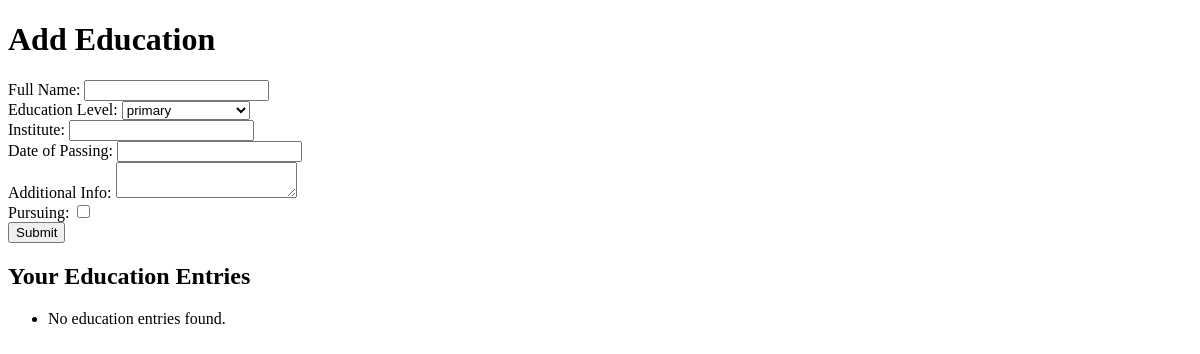
The page /qualities/add_education/ (signed in) on the database as committed earlier.
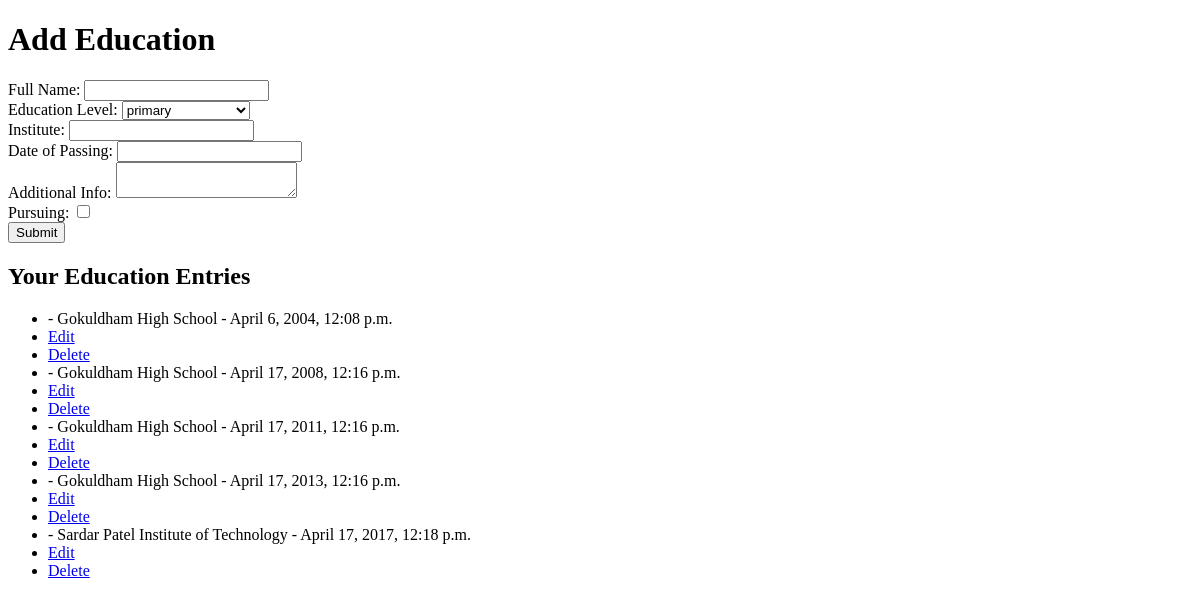
The same page on the database as committed later.
### qualities/models.py (models this page shows, shortened)
class Education(models.Model):
    unique_id = models.UUIDField(default=uuid.uuid4, editable=False, unique=True)
    candidate = models.ForeignKey(User, verbose_name='Candidate', on_delete=models.CASCADE)
    primary = 'primary'
    middle_school = 'middle_school'
    high_school = 'high_school'
    higher_secondary =  'higher_secondary'
    graduation = 'graduation'
    post_graduation = 'post_graduation'
    doctorate = 'doctorate'
    post_doctorate = 'post_doctorate'
    diploma = 'diploma'
    course = 'course'
    other = 'other'
    EDUCATION_LEVEL_CHOICES = [
        (primary, 'primary'),
        (middle_school, 'middle_school'),
        (high_school, 'high_school'),
        (higher_secondary,  'higher_secondary'),
        (graduation, 'graduation'),
        (post_graduation, 'post_graduation'),
        (doctorate, 'doctorate'),
        (post_doctorate, 'post_doctorate'),
        (diploma, 'diploma'),
        (course, 'course'),
        (other, 'other'),
    ]
    education_level = models.CharField(verbose_name='Level', max_length=20, choices=EDUCATION_LEVEL_CHOICES)
    institute = models.CharField(verbose_name='Institute', max_length=150,)
    additional_info = models.TextField(verbose_name='Additional Info', null=True, blank=True)
    date_of_passing = models.DateTimeField(verbose_name='Date of Passing', null=True)
    pursuing = models.BooleanField(verbose_name='Pursuing', default=False)

### qualities/views.py (the view)
# urls.py: path('add_education/', views.add_education, name='add_education'),
@login_required(login_url='accounts:login')
def add_education(request):
    if request.method == 'POST':
        form = EducationForm(request.POST)
        if form.is_valid():
            education = form.save(commit=False)
            education.candidate = request.user
            education.save()
            return redirect('qualities:add_education')  # Redirect back to the same page
    else:
        form = EducationForm()
    user_educations = Education.objects.filter(candidate=request.user)
    education_level_choices = [choice[1] for choice in Education.EDUCATION_LEVEL_CHOICES]
    context = {
        'form': form,
        'education_level_choices': education_level_choices,
        'user_educations': user_educations
    }
    return render(request, 'qualities/add_education.html', context)

### qualities/forms.py
class EducationForm(forms.ModelForm):
    full_name = forms.CharField(label='Full Name', max_length=100)
    education_level = forms.ChoiceField(label='Education Level', choices=Education.EDUCATION_LEVEL_CHOICES)
    date_of_passing = forms.DateField(label='Date of Passing', widget=forms.TextInput(attrs={'class': 'datepicker'}))
    additional_info = forms.CharField(label='Additional Info', widget=forms.Textarea)
    pursuing = forms.BooleanField(label='Pursuing', required=False)  # Add this line
    class Meta:
        model = Education
        fields = ['full_name', 'institute', 'date_of_passing', 'additional_info', 'pursuing']  # Include the pursuing field

### qualities/templates/qualities/add_education.html (shortened to what this page needs)
<!DOCTYPE html>
<html lang="en">
<head>
    <link rel="stylesheet" href="https://code.jquery.com/ui/1.12.1/themes/base/jquery-ui.css">
</head>
<body>
    <h1>Add Education</h1>
    <form method="post">
        <label for="id_full_name">Full Name:</label>
        <input type="text" id="id_full_name" name="full_name" maxlength="100" required><br>
        <label for="id_education_level">Education Level:</label>
        <select id="id_education_level" name="education_level" required>
            {% for choice in education_level_choices %}
                <option value="{{ choice }}">{{ choice }}</option>
            {% endfor %}
        </select><br>
        <label for="id_institute">Institute:</label>
        <input type="text" id="id_institute" name="institute" maxlength="150" required><br>
        <label for="id_date_of_passing">Date of Passing:</label>
        <input type="text" id="id_date_of_passing" name="date_of_passing" class="datepicker-year" required><br>
        <label for="id_additional_info">Additional Info:</label>
        <textarea id="id_additional_info" name="additional_info" required></textarea><br>
        <label for="id_pursuing">Pursuing:</label>
        <input type="checkbox" id="id_pursuing" name="pursuing"><br>
        <button type="submit">Submit</button>
    </form>
    <h2>Your Education Entries</h2>
    <ul>
        {% for education in user_educations %}
            <li>{{ education.full_name }} - {{ education.institute }} - {{ education.date_of_passing }}</li>
            <li><a href="{% url 'qualities:edit_education' education.id %}">Edit</a></li>
            <li><a href="{% url 'qualities:delete_education' education.id %}">Delete</a></li>
        {% empty %}
            <li>No education entries found.</li>
        {% endfor %}
    </ul>
</body>
</html>

Rows that differ between the two databases and show on the page:
added Education: institute "Gokuldham High School", date_of_passing "April 6, 2004, 12:08 p.m."
added Education: institute "Gokuldham High School", date_of_passing "April 17, 2008, 12:16 p.m."
added Education: institute "Gokuldham High School", date_of_passing "April 17, 2011, 12:16 p.m."
added Education: institute "Gokuldham High School", date_of_passing "April 17, 2013, 12:16 p.m."
added Education: institute "Sardar Patel Institute of Technology", date_of_passing "April 17, 2017, 12:18 p.m."
Other text that changed with them:
text no longer shown: "No education entries found."
